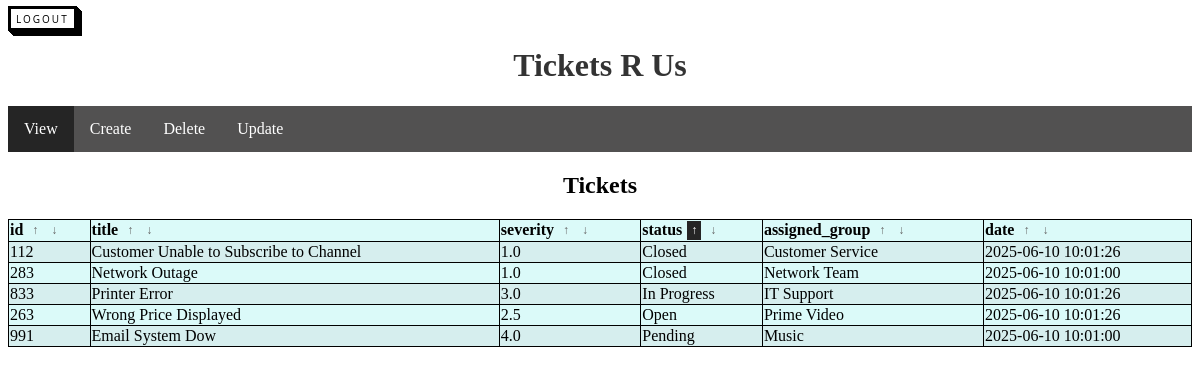
The page /tickets/main?sort=status&order=asc (signed in) on the database its author committed.
### models.py (models this page shows)
class Tickets(db.Model):
    id = db.Column(db.Integer, primary_key=True, autoincrement=False)
    title = db.Column(db.String(256), nullable=False)
    severity = db.Column(db.Float, nullable=False)
    status = db.Column(db.String(50), nullable=False)
    assigned_group = db.Column(db.String(100), nullable=False)
    date = db.Column(db.DateTime(timezone=True))

### blueprints/tickets/routes.py (the view)
@tickets_blueprint.route('/main')
@login_required
def main():
    sort_by = request.args.get('sort', 'id')
    order = request.args.get('order', 'asc')
    if order == 'asc':
        tickets = Tickets.query.order_by(getattr(Tickets, sort_by).asc()).all()
    else:
        tickets = Tickets.query.order_by(getattr(Tickets, sort_by).desc()).all()
    columns = Tickets.__table__.columns.keys()
    return render_template('main.html',
                           tickets=tickets,
                           columns=columns,
                           selected_ticket=None,
                           active_tab='view',
                           sort_by=sort_by,
                           order=order)

### __init__.py (called while the page is built)
def create_app():
    app = Flask(__name__)
    app.config.from_object(Config)
    db.init_app(app)
    login_manager.login_view = 'auth.login'
    login_manager.login_message_category = 'failure'
    login_manager.init_app(app)
    from blueprints.auth.routes import auth_blueprint
    from blueprints.tickets.routes import tickets_blueprint
    from blueprints.main.routes import main_blueprint
    app.register_blueprint(auth_blueprint, url_prefix='/auth')
    app.register_blueprint(tickets_blueprint, url_prefix='/tickets')
    app.register_blueprint(main_blueprint)
    @login_manager.user_loader
    def load_user(id):
        return User.query.get(int(id))
    return app

### templates/main.html (shortened to what this page needs)
<!DOCTYPE html>
<html>
<head>
    <link rel="stylesheet" href="{{ url_for('static', filename='css/style.css') }}">
</head>
<body>
    <a href="{{ url_for('auth.logout') }}" class="button-back">Logout</a>
    <h1>Tickets R Us</h1>
    <ul>
        <li><a href="#view" onclick="setActive(this)" class="tab-link active" data-tab="view">View</a></li>
        <li><a href="#create" onclick="setActive(this)" class="tab-link" data-tab="create">Create</a></li>
        <li><a href="#delete" onclick="setActive(this)" class="tab-link" data-tab="delete">Delete</a></li>
        <li><a href="#update" onclick="setActive(this)" class="tab-link" data-tab="update">Update</a></li>
    </ul>
    <div id="view" class="tab">
        <h2>Tickets</h2>
        <table align="center" style="width:100%">
            <tr>
                {% for column in columns %}
                <th>
                    <div class="sort-header">
                        {{ column }}
                        <a href="{{ url_for('tickets.main', sort=column, order='asc') }}"
                            class="sort-link {% if sort_by==column and order=='asc' %}active{% endif %}">↑</a>
                        <a href="{{ url_for('tickets.main', sort=column, order='desc') }}"
                            class="sort-link {% if sort_by==column and order=='desc' %}active{% endif %}">↓</a>
                    </div>
                </th>
                {% endfor %}
            </tr>
            {% for ticket in tickets %}
            <tr>
                <td>{{ ticket.id }}</td>
                <td>{{ ticket.title }}</td>
                <td>{{ ticket.severity }}</td>
                <td>{{ ticket.status }}</td>
                <td>{{ ticket.assigned_group }}</td>
                <td>{{ ticket.date.strftime('%Y-%m-%d %H:%M:%S') }}</td>
            </tr>
            {% endfor %}
        </table>
    </div>
</body>
</html>

### static/css/style.css (style rules this page uses)
h1 { color: #333; text-align: center; }
h2 { text-align: center; }
.button-back { font-family: "Open Sans", sans-serif; font-size: 10px; letter-spacing: 2px; text-decoration: none; text-transform: uppercase; color: #000; cursor: pointer; border: 3px solid; padding: 0.25em 0.5em; box-shadow: 1px 1px 0px 0px, 2px 2px 0px 0px, 3px 3px 0px 0px, 4px 4px 0px 0px, 5px 5px 0px 0px; position: relative; user-select: none; -webkit-user-select: none; touch-action: manipulation; }
ul { list-style-type: none; margin: 0; padding: 0; overflow: hidden; background-color: #525151; }
li { float: left; }
li a { display: block; color: white; text-align: center; padding: 14px 16px; text-decoration: none; }
.active { background-color: #252525; }
tr:nth-child(even) { background-color: #d6eeee; }
tr:nth-child(odd) { background-color: #dbfaf9; }
table, th, td { border: 1px solid black; border-collapse: collapse; }
.sort-header { display: flex; align-items: center; gap: 5px; }
.sort-link { text-decoration: none; color: #666; font-size: 12px; padding: 2px 4px; }
.sort-link.active { font-weight: bold; color: #ffffff; }

### rows shown on the page
Tickets: id "112", title "Customer Unable to Subscribe to Channel", severity "1.0", status "Closed", assigned_group "Customer Service", date "2025-06-10 10:01:26"
Tickets: id "283", title "Network Outage", severity "1.0", status "Closed", assigned_group "Network Team", date "2025-06-10 10:01:00"
Tickets: id "833", title "Printer Error", severity "3.0", status "In Progress", assigned_group "IT Support", date "2025-06-10 10:01:26"
Tickets: id "263", title "Wrong Price Displayed", severity "2.5", status "Open", assigned_group "Prime Video", date "2025-06-10 10:01:26"
Tickets: id "991", title "Email System Dow", severity "4.0", status "Pending", assigned_group "Music", date "2025-06-10 10:01:00"

### other values the page prints
{{ column }} "id" "title" "severity" "status" "assigned_group" "date"
